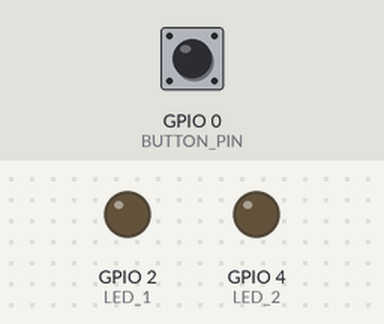
A program run on a simulated ESP32. Parts: output pins drawn as LEDs (lit = HIGH). The inputs (shaded band) are chosen by the test bench; at power-on: GPIO 0 (BUTTON_PIN) HIGH. What the program prints to the serial monitor is not drawn.

Above: at 2.2 s.
2.3 s: GPIO 0 (BUTTON_PIN) pulled LOW for 0.15 s
At 3.1 s:
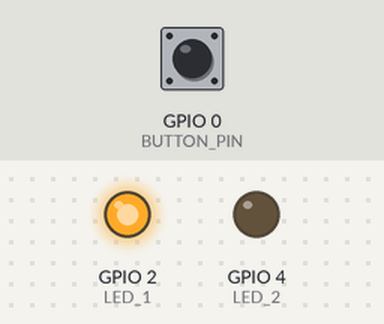
4.0 s: GPIO 0 (BUTTON_PIN) pulled LOW for 1 s
At 5.7 s:
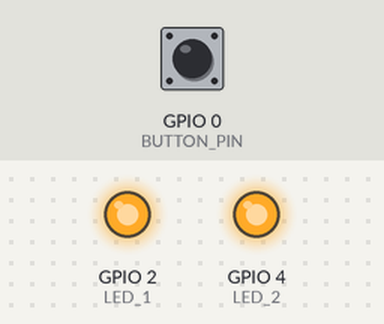
6.5 s: GPIO 0 (BUTTON_PIN) pulled LOW for 0.15 s
At 7.5 s:
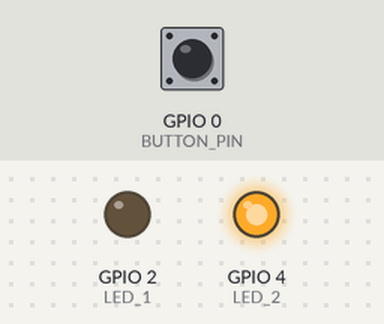
8.2 s: GPIO 0 (BUTTON_PIN) driven LOW
11.2 s: GPIO 0 (BUTTON_PIN) driven HIGH
At 11.9 s:
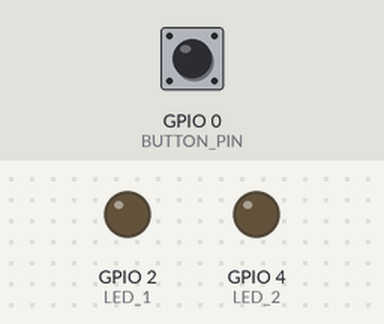
Timing chart, 0 to 13.7 s (numbered marks = the images above; inputs shaded):
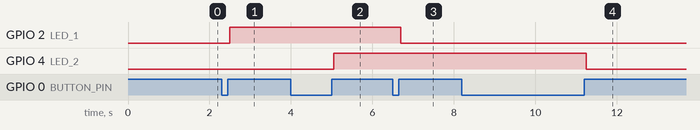

Measured:
- after the input at 2.3 s, GPIO 2 (LED_1): LOW → HIGH after 0.20 s
- after the input at 4.0 s, GPIO 4 (LED_2): LOW → HIGH after 1.1 s
- after the input at 6.5 s, GPIO 2 (LED_1): HIGH → LOW after 0.20 s
- after the input at 8.2 s, every drawn part: stays the same
- after the input at 11.2 s, GPIO 4 (LED_2): HIGH → LOW after 0.05 s

The program:

main.cpp
```cpp
/**
 * @file main.cpp
 * @brief Program 05: Long Press vs Short Press Detection
 *
 * Deskripsi:
 * Mendeteksi jenis penekanan button: short press, long press, very long press.
 * Masing-masing jenis penekanan memiliki aksi yang berbeda.
 *
 * Aksi:
 * - Short Press (<500ms): Toggle LED 1
 * - Long Press (1-3s): Toggle LED 2
 * - Very Long Press (>3s): Reset kedua LED
 *
 * @author Praktikum Sistem Embedded
 * @date 2026
 */

#include <Arduino.h>
#include "config.h"

// ==================== PRESS TYPE ====================
typedef enum {
    PRESS_NONE,
    PRESS_SHORT,
    PRESS_LONG,
    PRESS_VERY_LONG
} PressType_t;

// ==================== VARIABEL GLOBAL ====================
bool buttonPressed = false;
bool lastButtonState = HIGH;
unsigned long pressStartTime = 0;
unsigned long lastDebounceTime = 0;
bool led1State = false;
bool led2State = false;

// Statistics
uint32_t shortPressCount = 0;
uint32_t longPressCount = 0;
uint32_t veryLongPressCount = 0;

// ==================== FUNCTION PROTOTYPES ====================
PressType_t detectPressType(unsigned long duration);
void handlePress(PressType_t pressType);
void printStats();

// ==================== SETUP ====================
void setup() {
    Serial.begin(SERIAL_BAUD);
    delay(1000);

    Serial.println("\n========================================");
    Serial.println("Program 05: Long/Short Press Detection");
    Serial.println("Praktikum Sistem Embedded");
    Serial.println("========================================\n");

    // Konfigurasi pin
    pinMode(BUTTON_PIN, INPUT_PULLUP);
    pinMode(LED_1, OUTPUT);
    pinMode(LED_2, OUTPUT);

    digitalWrite(LED_1, LOW);
    digitalWrite(LED_2, LOW);

    Serial.println("Press Types:");
    Serial.printf("  Short Press  : < %d ms → Toggle LED1\n", SHORT_PRESS_MAX);
    Serial.printf("  Long Press   : %d-%d ms → Toggle LED2\n", LONG_PRESS_MIN, VERY_LONG_MS);
    Serial.printf("  Very Long    : > %d ms → Reset ALL\n", VERY_LONG_MS);
    Serial.println("\nReady! Press the button...\n");
}

// ==================== LOOP ====================
void loop() {
    bool currentButtonState = digitalRead(BUTTON_PIN);

    // Debounce
    if (currentButtonState != lastButtonState) {
        lastDebounceTime = millis();
    }

    if ((millis() - lastDebounceTime) > DEBOUNCE_MS) {
        // Button baru saja ditekan
        if (currentButtonState == LOW && !buttonPressed) {
            buttonPressed = true;
            pressStartTime = millis();
            Serial.print("Button pressed... ");
        }

        // Button dilepas
        if (currentButtonState == HIGH && buttonPressed) {
            buttonPressed = false;
            unsigned long pressDuration = millis() - pressStartTime;

            Serial.printf("released after %lu ms\n", pressDuration);

            PressType_t pressType = detectPressType(pressDuration);
            handlePress(pressType);
        }

        // Feedback saat masih ditekan (real-time)
        if (buttonPressed) {
            unsigned long currentDuration = millis() - pressStartTime;
            static unsigned long lastFeedback = 0;

            // Feedback setiap 500ms
            if (currentDuration - lastFeedback >= 500 && currentDuration >= 500) {
                lastFeedback = currentDuration;

                if (currentDuration >= VERY_LONG_MS) {
                    Serial.println("  → VERY LONG detected!");
                } else if (currentDuration >= LONG_PRESS_MIN) {
                    Serial.printf("  → LONG press: %lu ms\n", currentDuration);
                }
            }
        }
    }

    lastButtonState = currentButtonState;
}

// ==================== FUNCTIONS ====================

PressType_t detectPressType(unsigned long duration) {
    if (duration >= VERY_LONG_MS) {
        return PRESS_VERY_LONG;
    } else if (duration >= LONG_PRESS_MIN) {
        return PRESS_LONG;
    } else if (duration >= SHORT_PRESS_MIN) {
        return PRESS_SHORT;
    }
    return PRESS_NONE;
}

void handlePress(PressType_t pressType) {
    switch (pressType) {
        case PRESS_SHORT:
            shortPressCount++;
            led1State = !led1State;
            digitalWrite(LED_1, led1State);
            Serial.printf(">>> SHORT PRESS #%lu - LED1 %s\n\n",
                         shortPressCount, led1State ? "ON" : "OFF");
            break;

        case PRESS_LONG:
            longPressCount++;
            led2State = !led2State;
            digitalWrite(LED_2, led2State);
            Serial.printf(">>> LONG PRESS #%lu - LED2 %s\n\n",
                         longPressCount, led2State ? "ON" : "OFF");
            break;

        case PRESS_VERY_LONG:
            veryLongPressCount++;
            led1State = false;
            led2State = false;
            digitalWrite(LED_1, LOW);
            digitalWrite(LED_2, LOW);
            Serial.printf(">>> VERY LONG PRESS #%lu - ALL LEDs OFF (RESET)\n",
                         veryLongPressCount);
            printStats();
            break;

        default:
            Serial.println(">>> Press too short, ignored\n");
            break;
    }
}

void printStats() {
    Serial.println("\n--- Statistics ---");
    Serial.printf("Short Press : %lu\n", shortPressCount);
    Serial.printf("Long Press  : %lu\n", longPressCount);
    Serial.printf("Very Long   : %lu\n", veryLongPressCount);
    Serial.println("------------------\n");
}

/**
 * TIMING DIAGRAM:
 *
 * Short Press (< 500ms):
 *   Button: ──┐     ┌──
 *             │     │
 *             └─────┘
 *             ← <500ms →
 *   Action: Toggle LED1
 *
 * Long Press (1-3s):
 *   Button: ──┐           ┌──
 *             │           │
 *             └───────────┘
 *             ← 1000-3000ms →
 *   Action: Toggle LED2
 *
 * Very Long Press (> 3s):
 *   Button: ──┐                    ┌──
 *             │                    │
 *             └────────────────────┘
 *             ←     > 3000ms      →
 *   Action: Reset ALL LEDs
 *
 * WIRING DIAGRAM:
 *
 *   ESP32 DevKitC
 *   ┌─────────────┐
 *   │             │
 *   │        GPIO0├───[Button]───GND (BOOT button)
 *   │             │
 *   │        GPIO2├───[220Ω]───[LED1]───GND (Short press)
 *   │        GPIO4├───[220Ω]───[LED2]───GND (Long press)
 *   │             │
 *   └─────────────┘
 *
 * EXPECTED OUTPUT:
 * Button pressed... released after 234 ms
 * >>> SHORT PRESS #1 - LED1 ON
 *
 * Button pressed...   → LONG press: 1000 ms
 *   → LONG press: 1500 ms
 * released after 1823 ms
 * >>> LONG PRESS #1 - LED2 ON
 *
 * Button pressed...   → LONG press: 1000 ms
 *   → LONG press: 1500 ms
 *   → LONG press: 2000 ms
 *   → LONG press: 2500 ms
 *   → VERY LONG detected!
 * released after 3456 ms
 * >>> VERY LONG PRESS #1 - ALL LEDs OFF (RESET)
 */
```

config.h
```cpp
/**
 * @file config.h
 * @brief Konfigurasi - Program 05 Long/Short Press
 */

#ifndef CONFIG_H
#define CONFIG_H

// ==================== PIN DEFINITIONS ====================
#define BUTTON_PIN      0       // GPIO0 - Boot button
#define LED_1           2       // LED untuk short press
#define LED_2           4       // LED untuk long press

// ==================== TIMING CONFIG ====================
#define DEBOUNCE_MS     50      // Debounce time
#define SHORT_PRESS_MIN 50      // Minimum untuk short press
#define SHORT_PRESS_MAX 500     // Maximum untuk short press
#define LONG_PRESS_MIN  1000    // Minimum untuk long press
#define VERY_LONG_MS    3000    // Very long press threshold

// ==================== SERIAL ====================
#define SERIAL_BAUD     115200

#endif // CONFIG_H
```
